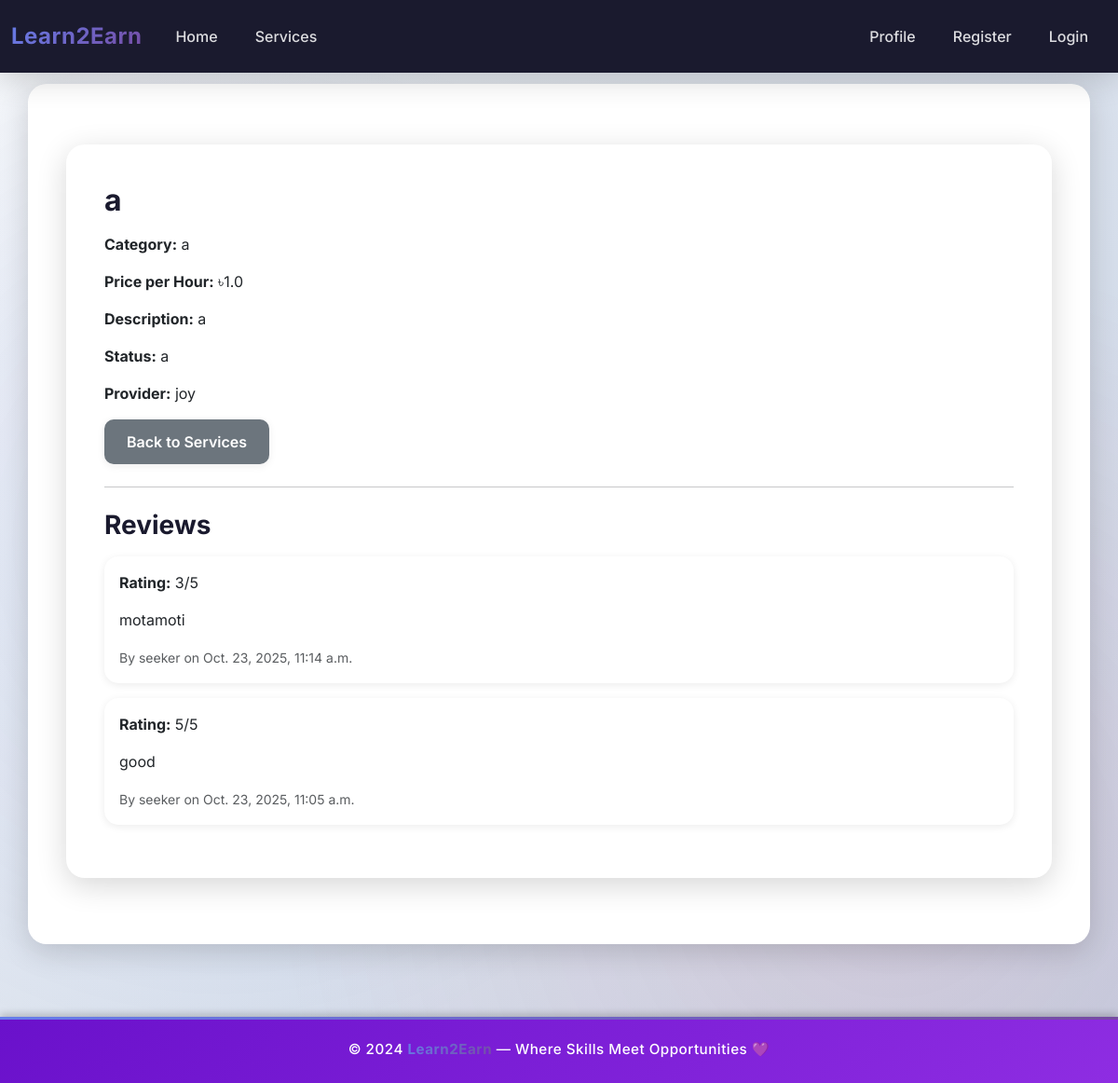
The app's page /users/services/1/ with its own data.
### Learn2Earn/users/models.py (models this page shows, shortened)
class Service(models.Model):
    provider = models.ForeignKey(User, on_delete=models.CASCADE)
    title = models.CharField(max_length=200)
    category = models.CharField(max_length=20)
    price_per_hour = models.FloatField()
    description = models.TextField()
    status = models.CharField(max_length=20)
    service_image = models.ImageField(upload_to='service_pics/', blank=True, null=True)
    created_at = models.DateTimeField(auto_now_add=True)

### Learn2Earn/reservation/models.py (models this page shows, shortened)
class Review(models.Model):
    booking = models.ForeignKey(Booking, on_delete=models.CASCADE)
    rating = models.IntegerField()
    comment = models.TextField()
    created_at = models.DateTimeField(auto_now_add=True)

class Booking(models.Model):
    STATUS_CHOICES = [
        ('pending', 'Pending'),
        ('confirmed', 'Confirmed'),
        ('completed', 'Completed'),
        ('cancelled', 'Cancelled'),
    ]
    provider = models.ForeignKey(User, on_delete=models.CASCADE, related_name='provider_bookings')
    seeker = models.ForeignKey(User, on_delete=models.CASCADE, related_name='seeker_bookings')
    service = models.ForeignKey(Service, on_delete=models.CASCADE)
    booking_date = models.DateField()
    duration = models.IntegerField()
    total_amount = models.FloatField()
    status = models.CharField(max_length=20, choices=STATUS_CHOICES, default='pending')
    created_at = models.DateTimeField(auto_now_add=True)

### Learn2Earn/users/views.py (the view)
# urls.py: path('services/<int:service_id>/', views.service_detail, name='service_detail'),
def service_detail(request, service_id):
    service = Service.objects.get(pk=service_id)
    reviews = Review.objects.filter(booking__service=service).order_by('-created_at')
    return render(request, 'users/services/service_detail.html', {
        'service': service,
        'reviews': reviews
    })

### Learn2Earn/templates/users/services/service_detail.html (shortened to what this page needs)
{% extends 'base.html' %}
{% block content %}
<div class="container mt-4">
    <h2>{{ service.title }}</h2>
    <p><strong>Category:</strong> {{ service.category }}</p>
    <p><strong>Price per Hour:</strong> ৳{{ service.price_per_hour }}</p>
    <p><strong>Description:</strong> {{ service.description }}</p>
    <p><strong>Status:</strong> {{ service.status }}</p>
    <p><strong>Provider:</strong> {{ service.provider.username }}</p>
    <a href="{% url 'users:service_list' %}" class="btn btn-secondary">Back to Services</a>
    <hr class="my-4">
    <h3>Reviews</h3>
    {% if reviews %}
        {% for review in reviews %}
        <div class="card mb-3">
            <div class="card-body">
                <p><strong>Rating:</strong> {{ review.rating }}/5</p>
                <p>{{ review.comment }}</p>
                <small class="text-muted">By {{ review.booking.seeker.username }} on {{ review.created_at }}</small>
            </div>
        </div>
        {% endfor %}
    {% else %}
        <p>No reviews yet.</p>
    {% endif %}
</div>
{% endblock %}

### Learn2Earn/templates/base.html (style rules this page uses)
:root { --primary-gradient: linear-gradient(135deg, #667eea 0%, #764ba2 100%); --secondary-gradient: linear-gradient(135deg, #f093fb 0%, #f5576c 100%); --success-gradient: linear-gradient(135deg, #4facfe 0%, #00f2fe 100%); --dark-bg: #1a1a2e; --darker-bg: #16213e; --light-text: #f8f9fa; --shadow-sm: 0 2px 8px rgba(0, 0, 0, 0.08); --shadow-md: 0 4px 16px rgba(0, 0, 0, 0.12); --shadow-lg: 0 8px 32px rgba(0, 0, 0, 0.16); }
* { margin: 0; padding: 0; box-sizing: border-box; }
body { background: linear-gradient(135deg, #f5f7fa 0%, #c3cfe2 100%); font-family: 'Inter', 'Segoe UI', Tahoma, Geneva, Verdana, sans-serif; min-height: 100vh; position: relative; }
body::before { content: ''; position: fixed; top: 0; left: 0; width: 100%; height: 100%; background: radial-gradient(circle at 20% 50%, rgba(102, 126, 234, 0.1) 0%, transparent 50%), radial-gradient(circle at 80% 80%, rgba(245, 87, 108, 0.1) 0%, transparent 50%); pointer-events: none; z-index: 0; }
.container { background: #fff; border-radius: 20px; padding: 40px; margin-top: 30px; margin-bottom: 30px; box-shadow: var(--shadow-lg); position: relative; z-index: 1; backdrop-filter: blur(10px); border: 1px solid rgba(255, 255, 255, 0.8); animation: fadeInUp 0.6s ease; }
h1, h2, h3, h4, h5, h6 { font-weight: 700; color: var(--dark-bg); margin-bottom: 1rem; }
.btn { padding: 0.75rem 1.5rem; border-radius: 10px; font-weight: 600; transition: all 0.3s ease; border: none; box-shadow: var(--shadow-sm); }
.card { border: none; border-radius: 15px; box-shadow: var(--shadow-sm); transition: all 0.3s ease; overflow: hidden; }
a { transition: all 0.3s ease; }
.container > * { animation: fadeIn 0.5s ease; }
html, body { height: 100%; }
body { display: flex; flex-direction: column; }
.container { flex: 1 0 auto; }

### records on screen
Service: title "a", category "a", price_per_hour "1.0", description "a", status "a", provider.username "joy"
Review: rating "3", comment "motamoti", booking.seeker.username "seeker", created_at "Oct. 23, 2025, 11:14 a.m."
Review: rating "5", comment "good", booking.seeker.username "seeker", created_at "Oct. 23, 2025, 11:05 a.m."
